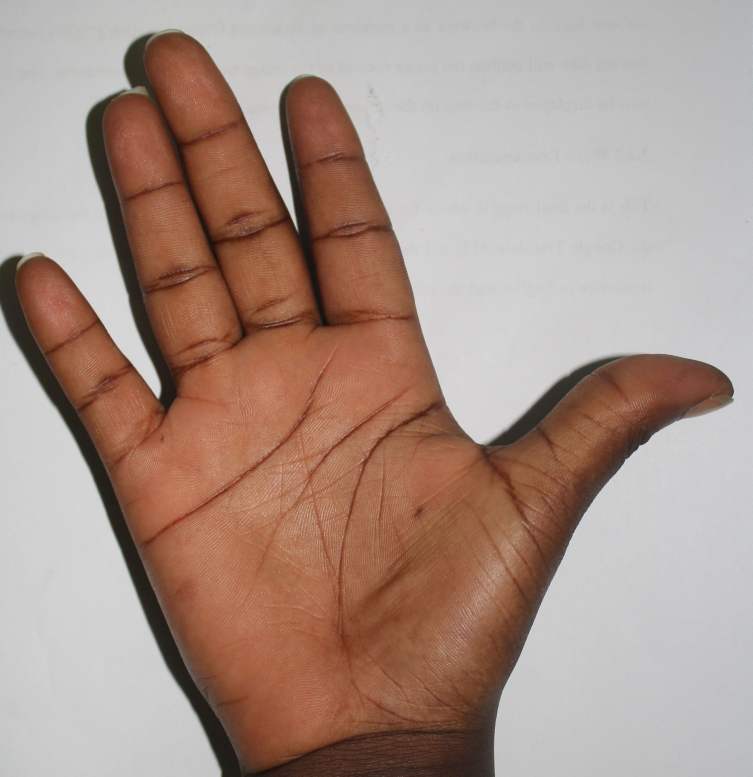
#> input picture src/palm1.JPG, 3009 x 3105 px (shown at 1/4 size); its folder holds only this picture in this run
$ python -i masking_crack_v3.py   (imports and definitions only)
#> lines starting #> are read from the running program, lines starting #| are printed output that depends on the picture
import cv2
from tkinter import Label, Tk, Button, ttk
import tkinter as tkMe
from PIL import ImageTk, Image
import os
import numpy as np
import sys
import platform

# [2 lines not run here, left out]
filters = "RGB", "GRAY", "HSV", "FHSV", "HLS"
# [1 line that did not run here, left out]
# [2 lines not run here, left out]

output_width = 300
output_height = 400

images_path = 'Palm/Source'
# [1 line not run here, left out]
# [1 line that did not run here, left out]

# [1 line that did not run here, left out]

current_image = None
canvas_image = None
drawing_lines = None
current_filename = ""
drawing_history = []  # Stack to keep track of drawing actions
redo_stack = []  # Stack to keep track of redo actions


def change_filter(img):
    if combo_box.get() == "RGB":
        img = cv2.cvtColor(img, cv2.COLOR_BGR2RGB)
    elif combo_box.get() == "GRAY":
        img = cv2.cvtColor(img, cv2.COLOR_BGR2GRAY)
    elif combo_box.get() == "HSV":
        img = cv2.cvtColor(img, cv2.COLOR_BGR2HSV)
    elif combo_box.get() == "FHSV":
        img = cv2.cvtColor(img, cv2.COLOR_BGR2HSV_FULL)
    elif combo_box.get() == "HLS":
        img = cv2.cvtColor(img, cv2.COLOR_BGR2HLS)
    return img


# [25 lines left out: functions to_display, switch, not called in this run]


count = 0


# [45 lines left out: functions erase, update_canvas, undo, redo, count_up, count_down, not called in this run]


is_drawing = False
start_x = None
start_y = None


# [47 lines left out: functions start_drawing, draw, stop_drawing, toggle_drawing, save_drawing, not called in this run]


def close_drawing():
    sys.exit()


button_pos = {'x': 360, 'y': 500}
padding_x = 50

# [1 line that did not run here, left out]
# [8 lines not run here, left out]

# [1 line that did not run here, left out]
# [6 lines not run here, left out]
# Check the platform to determine the key bindings for undo and redo
if platform.system() == 'Darwin':  # macOS
    undo_key = '<Command-z>'
    redo_key = '<Command-y>'
else:  # Windows or Linux
    undo_key = '<Control-z>'
    redo_key = '<Control-y>'

# Bind undo and redo functions to the appropriate keys
# [6 lines not run here, left out]

>>> import cv2
>>> picture = cv2.imread('../palm1.JPG', cv2.IMREAD_GRAYSCALE)
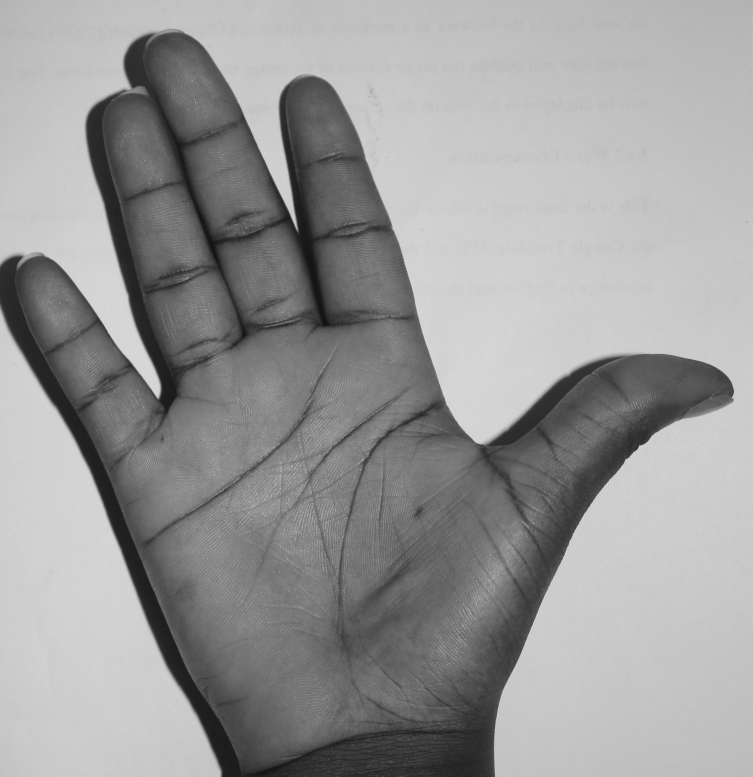
#> picture: shape (3105, 3009) (shown at 1/4 size); min 14, max 255, mean 153
#> (the run stopped early here; a loop or call above may not have finished)
